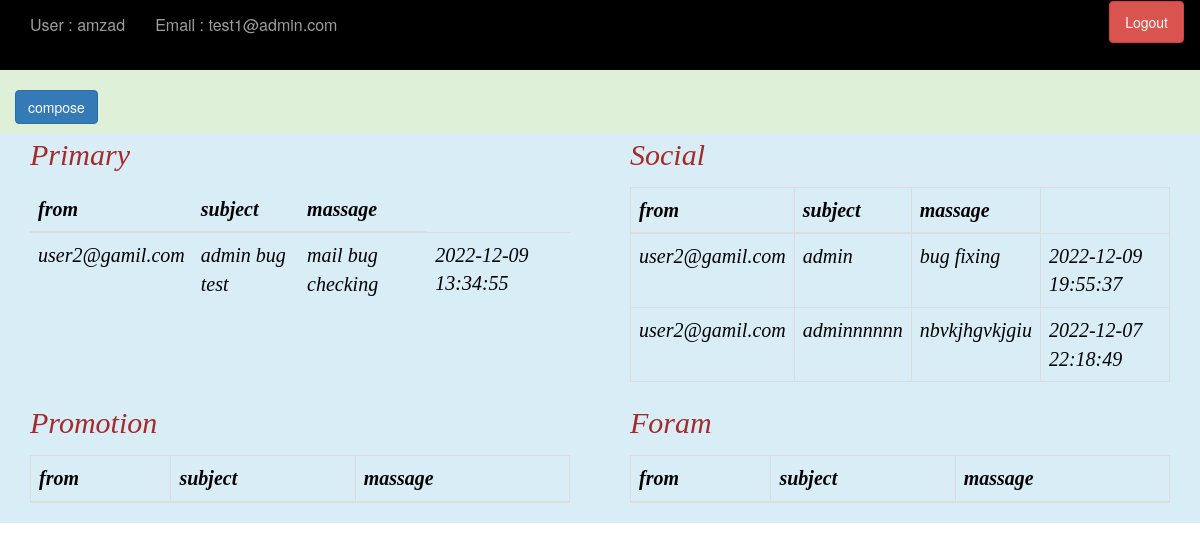
/dash (signed in), run on an earlier commit of the app's database.
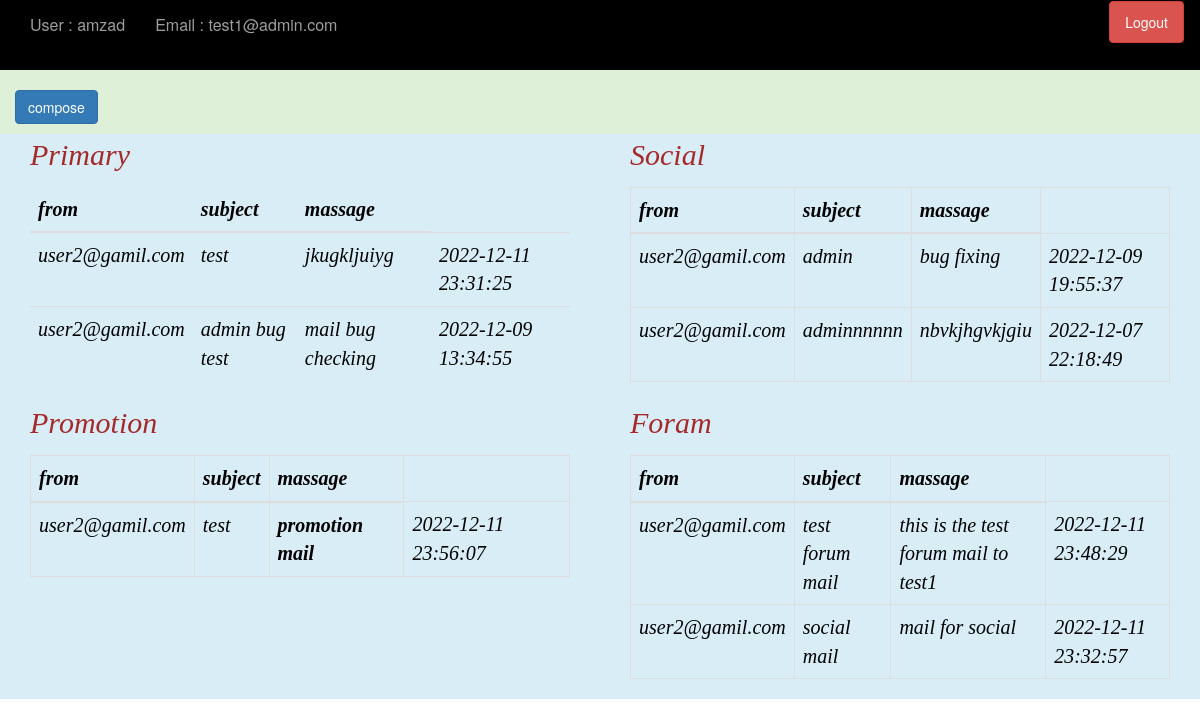
And on a later commit of the database.
### website/model.py (models this page shows)
class User(db.Model,UserMixin):
    id = db.Column(db.Integer,primary_key=True)
    email = db.Column(db.String(150),unique=True)
    first_name = db.Column(db.String(150))
    last_name = db.Column(db.String(150))
    password = db.Column(db.String(150))
    date_created = db.Column(db.DateTime(timezone=True),default=func.now())
    inbox = db.relationship('Inbox',backref='user')

class Inbox(db.Model):
    id = db.Column(db.Integer,primary_key=True)
    inbox = db.Column(db.String(150))
    subject = db.Column(db.String(150))
    date_created = db.Column(db.DateTime(timezone=True),default=func.now())
    massage = db.Column(db.String(1500))
    mail_form= db.Column(db.String(150))
    category = db.Column(db.String(50))
    user_id = db.Column(db.Integer,db.ForeignKey('user.id'))

### website/view.py (the view, shortened to what this page needs)
@view.route('/dash',methods=['GET','POST'])  # user dashboard route
def user_dashboard():
    find_all_primary = Inbox.query.filter_by(inbox=current_user.email,category='primary').order_by(desc(Inbox.date_created))        # find all the email where category is primary and order them by the date they were created
    find_all_social = Inbox.query.filter_by(inbox=current_user.email,category='social').order_by(desc(Inbox.date_created))          # find all the email where category is SOCIAL
    find_all_promotion = Inbox.query.filter_by(inbox=current_user.email,category='promotion').order_by(desc(Inbox.date_created))    # find all the email where category is PROMOTION
    find_all_forums = Inbox.query.filter_by(inbox=current_user.email,category='foram').order_by(desc(Inbox.date_created))          # find all the email where category is FORUMS
    return render_template('user_dash.html', find_all_primary=find_all_primary,find_all_social=find_all_social,find_all_promotion=find_all_promotion,find_all_forums=find_all_forums)

### website/__init__.py (called while the page is built)
def create_app():
    app = Flask(__name__) # server instance
    app.config['SECRET_KEY'] = 'asdf1234'
    app.config['SQLALCHEMY_DATABASE_URI'] = f'sqlite:///{DB_NAME}'
    db.init_app(app)
    from .view import view
    from .auth import auth
    app.register_blueprint(view,url_prefix='/')
    app.register_blueprint(auth,url_prefix='/')
    from . import model
    from .model import User
    login_manager = LoginManager()
    login_manager.login_view = 'auth.login'
    login_manager.init_app(app)
    @login_manager.user_loader
    def load_user(id):
        return User.query.get(int(id))
    with app.app_context():
        db.create_all()
    return app

### website/templates/user_dash.html (shortened to what this page needs)
<!DOCTYPE html>
<html>
<head>
    <link rel="stylesheet" href="https://maxcdn.bootstrapcdn.com/bootstrap/3.3.7/css/bootstrap.min.css">
    <link rel="stylesheet" href="{{ url_for('static', filename='style.css') }}">
</head>
<body>
    <nav class="navbar2 navbar-inverse bg-dark">
        <div class="container-fluid">
            <div class="navbar-header">
                <a class="navbar-brand text-primary">User : {{current_user.first_name}}</a>
                <a class="navbar-brand ">Email : {{current_user.email}}</a>
            </div>
            <ul class="nav navbar" style="float:right">
                <li><a class="btn btn-primary  btn-danger" id="logout" href="/">Logout</a></li>
            </ul>
        </div>
    </nav>
    <div class="container-fluid bg-success">
        <div class="row">
            <div class="col-sm-6">
                <br>
                <p>
                    <button class="btn btn-primary" type="button" data-toggle="collapse" data-target="#collapseExample"
                    aria-expanded="false" aria-controls="collapseExample">
                    compose
                </button>
            </p>
            </div>
        </div>
    </div>
    <div class="container-fluid bg-info nav-link">
        <div class="row">
            <div class="col-sm-6">
                <div class="container-fluid">
                    <p style="font-size:30px;color:brown;">Primary</p>
                    <table class="table ">
                        <thead>
                            <tr>
                                <th>from</th>
                                <th>subject</th>
                                <th>massage</th>
                            </tr>
                        </thead>
                        <tbody>
                            {% for i in find_all_primary %}
                            <tr>
                                <td>{{i.mail_form}}</td>
                                <td>{{i.subject}}</td>
                                <td>{{i.massage}}</td>
                                <td>{{i.date_created}}</td>
                            </tr>
                            {% endfor %}
                        </tbody>
                    </table>
                </div>
            </div>
            <div class="col-sm-6">
                <div class="container-fluid">
                    <p style="font-size:30px;color:brown;">Social</p>
                    <table class="table table-bordered">
                        <thead>
                            <tr>
                                <th>from</th>
                                <th>subject</th>
                                <th>massage</th>
                            </tr>
                        </thead>
                        <tbody>
                            {% for i in find_all_social %}
                            <tr>
                                <td>{{i.mail_form}}</td>
                                <td>{{i.subject}}</td>
                                <td>{{i.massage}}</td>
                                <td>{{i.date_created}}</td>
                            </tr>
                            {% endfor %}
                        </tbody>
                    </table>
                </div>
            </div>
            <div class="col-sm-6">
                <div class="container-fluid">
                    <p style="font-size:30px;color:brown;">Promotion</p>
                    <table class="table table-bordered">
                        <thead>
                            <tr>
                                <th>from</th>
                                <th>subject</th>
                                <th>massage</th>
                            </tr>
                        </thead>
                        <tbody>
                            {% for i in find_all_promotion %}
                            <tr>
                                <td>{{i.mail_form}}</td>
                                <td>{{i.subject}}</td>
                                <td><b>{{i.massage}}</b></td>
                                <td>{{i.date_created}}</td>
                            </tr>
                            {% endfor %}
                        </tbody>
                    </table>
                </div>
            </div>
            <div class="col-sm-6">
                <div class="container-fluid">
                    <p style="font-size:30px;color:brown;">Foram</p>
                    <table class="table table-bordered">
                        <thead>
                            <tr>
                                <th>from</th>
                                <th>subject</th>
                                <th>massage</th>
                            </tr>
                        </thead>
                        <tbody>
                        {% for i in find_all_forums %}
                        <tr>
                            <td>{{i.mail_form}}</td>
                            <td>{{i.subject}}</td>
                            <td>{{i.massage}}</td>
                            <td>{{i.date_created}}</td>
                        </tr>
                        {% endfor %}
                        </tbody>
                    </table>
                </div>
            </div>
            </div>
        </div>
</body>
        </html>

### website/static/style.css (style rules this page uses)
.navbar-brand { font-size: medium; }
.navbar { background-color: transparent !important; color: red ; }
.navbar2 { background-color: black; color: red ; }
.navbar-brand { color: black; text-align: center; }
.nav-link { color: black; font-size: 20px; font-family: Cursive; font-style: italic; }

What changed in the data, as far as the page shows it:
added Inbox: mail_form "user2@gamil.com", subject "test", massage "jkugkljuiyg", date_created "2022-12-11 23:31:25"
added Inbox: mail_form "user2@gamil.com", subject "test", massage "promotion mail", date_created "2022-12-11 23:56:07"
added Inbox: mail_form "user2@gamil.com", subject "test forum mail", massage "this is the test forum mail to test1", date_created "2022-12-11 23:48:29"
added Inbox: mail_form "user2@gamil.com", subject "social mail", massage "mail for social", date_created "2022-12-11 23:32:57"
